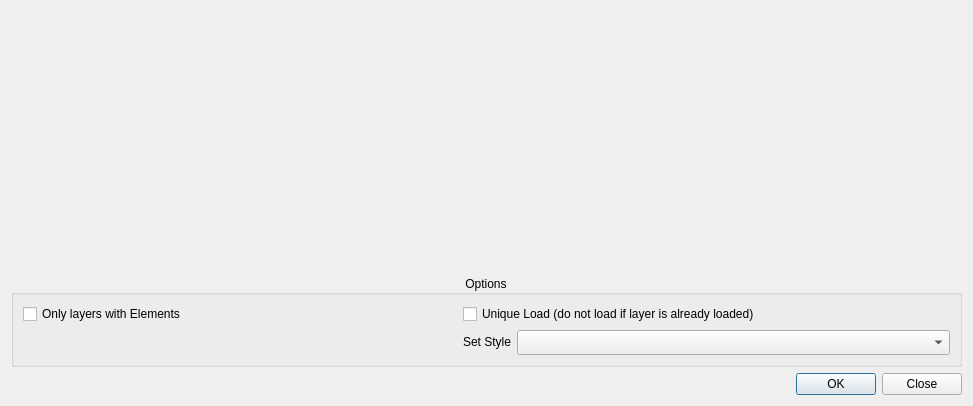
<?xml version="1.0" encoding="UTF-8"?>
<ui version="4.0">
 <class>BatchDbManager</class>
 <widget class="QDialog" name="BatchDbManager">
  <property name="geometry">
   <rect>
    <x>0</x>
    <y>0</y>
    <width>973</width>
    <height>406</height>
   </rect>
  </property>
  <property name="sizePolicy">
   <sizepolicy hsizetype="MinimumExpanding" vsizetype="MinimumExpanding">
    <horstretch>0</horstretch>
    <verstretch>0</verstretch>
   </sizepolicy>
  </property>
  <property name="windowTitle">
   <string>Load Layers from a Server</string>
  </property>
  <layout class="QGridLayout" name="gridLayout">
   <item row="0" column="0">
    <widget class="CustomServerConnectionWidget" name="customServerConnectionWidget" native="true">
     <property name="sizePolicy">
      <sizepolicy hsizetype="MinimumExpanding" vsizetype="Maximum">
       <horstretch>0</horstretch>
       <verstretch>0</verstretch>
      </sizepolicy>
     </property>
     <property name="maximumSize">
      <size>
       <width>16777215</width>
       <height>700</height>
      </size>
     </property>
    </widget>
   </item>
   <item row="1" column="0">
    <widget class="CustomTableSelector" name="layersCustomSelector" native="true">
     <property name="sizePolicy">
      <sizepolicy hsizetype="MinimumExpanding" vsizetype="MinimumExpanding">
       <horstretch>0</horstretch>
       <verstretch>0</verstretch>
      </sizepolicy>
     </property>
     <property name="minimumSize">
      <size>
       <width>0</width>
       <height>0</height>
      </size>
     </property>
    </widget>
   </item>
   <item row="2" column="0">
    <widget class="QgsCollapsibleGroupBox" name="mGroupBox_2">
     <property name="maximumSize">
      <size>
       <width>16777215</width>
       <height>200</height>
      </size>
     </property>
     <property name="title">
      <string>Options</string>
     </property>
     <property name="alignment">
      <set>Qt::AlignCenter</set>
     </property>
     <property name="saveCollapsedState">
      <bool>false</bool>
     </property>
     <layout class="QGridLayout" name="gridLayout_2">
      <item row="0" column="0">
       <widget class="QCheckBox" name="checkBoxOnlyWithElements">
        <property name="sizePolicy">
         <sizepolicy hsizetype="MinimumExpanding" vsizetype="Fixed">
          <horstretch>0</horstretch>
          <verstretch>0</verstretch>
         </sizepolicy>
        </property>
        <property name="minimumSize">
         <size>
          <width>120</width>
          <height>0</height>
         </size>
        </property>
        <property name="text">
         <string>Only layers with Elements</string>
        </property>
       </widget>
      </item>
      <item row="0" column="1" colspan="2">
       <widget class="QCheckBox" name="uniqueLoadCheckBox">
        <property name="sizePolicy">
         <sizepolicy hsizetype="MinimumExpanding" vsizetype="Fixed">
          <horstretch>0</horstretch>
          <verstretch>0</verstretch>
         </sizepolicy>
        </property>
        <property name="text">
         <string>Unique Load (do not load if layer is already loaded)</string>
        </property>
        <property name="checked">
         <bool>false</bool>
        </property>
       </widget>
      </item>
      <item row="1" column="1">
       <widget class="QLabel" name="label">
        <property name="sizePolicy">
         <sizepolicy hsizetype="Fixed" vsizetype="Fixed">
          <horstretch>0</horstretch>
          <verstretch>0</verstretch>
         </sizepolicy>
        </property>
        <property name="text">
         <string>Set Style</string>
        </property>
       </widget>
      </item>
      <item row="1" column="2">
       <widget class="QComboBox" name="styleComboBox">
        <property name="sizePolicy">
         <sizepolicy hsizetype="MinimumExpanding" vsizetype="Fixed">
          <horstretch>0</horstretch>
          <verstretch>0</verstretch>
         </sizepolicy>
        </property>
        <property name="minimumSize">
         <size>
          <width>25</width>
          <height>25</height>
         </size>
        </property>
       </widget>
      </item>
     </layout>
    </widget>
   </item>
   <item row="3" column="0">
    <widget class="QDialogButtonBox" name="buttonBox">
     <property name="standardButtons">
      <set>QDialogButtonBox::Close|QDialogButtonBox::Ok</set>
     </property>
     <property name="centerButtons">
      <bool>false</bool>
     </property>
    </widget>
   </item>
  </layout>
 </widget>
 <customwidgets>
  <customwidget>
   <class>QgsCollapsibleGroupBox</class>
   <extends>QGroupBox</extends>
   <header>qgscollapsiblegroupbox.h</header>
   <container>1</container>
  </customwidget>
  <customwidget>
   <class>CustomServerConnectionWidget</class>
   <extends>QWidget</extends>
   <header>DsgTools.gui.CustomWidgets.ConnectionWidgets.ServerConnectionWidgets.customServerConnectionWidget.h</header>
   <container>1</container>
  </customwidget>
  <customwidget>
   <class>CustomTableSelector</class>
   <extends>QWidget</extends>
   <header>DsgTools.gui.CustomWidgets.SelectionWidgets.customTableSelector.h</header>
   <container>1</container>
  </customwidget>
 </customwidgets>
 <resources/>
 <connections/>
</ui>
